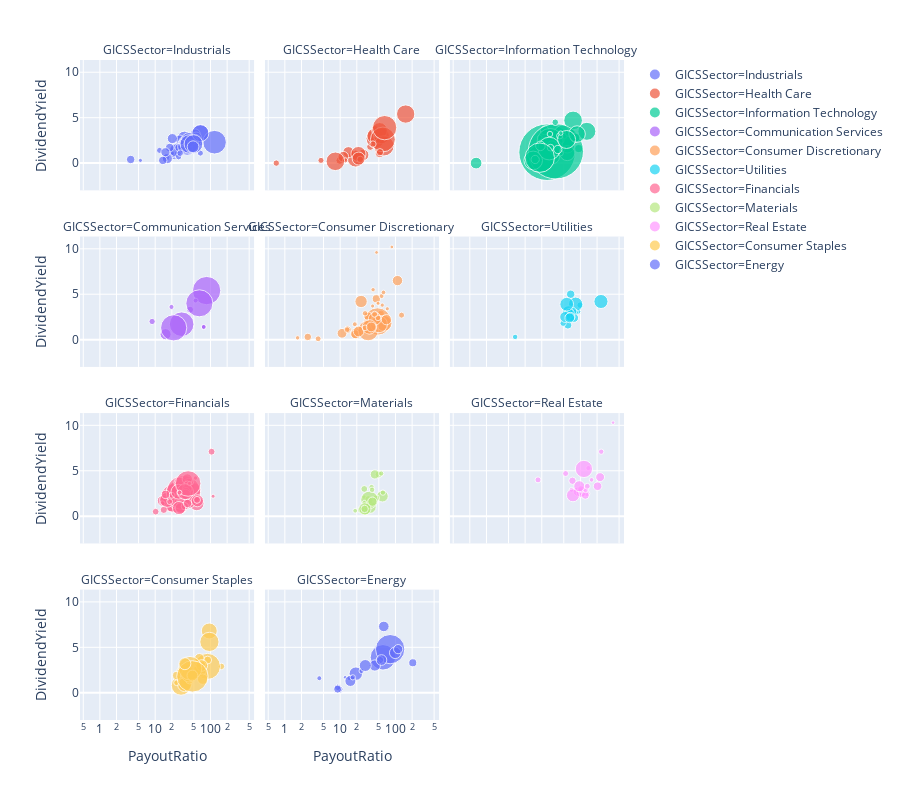

The notebook cell saved with this chart:
### Code cell
# dividend, payoutRatio, marketcap by sectors
px.scatter(fullDataNoOutliers, x='PayoutRatio', y='DividendYield', color='GICSSector', size='MarketCap',size_max=40,
          hover_name='Security', facet_col='GICSSector', facet_col_wrap=3, log_x=True, height = 800)

### Figure 1 — Plotly figure (JSON) as saved in the notebook; plotly's stock layout.template omitted (floating-point values rounded to 4 significant figures)
{"data": [{"hoverlabel": {"namelength": 0}, "hovertemplate": "<b>%{hovertext}</b><br><br>GICSSector=Industrials<br>PayoutRatio=%{x}<br>DividendYield=%{y}<br>MarketCap=%{marker.size}", "hovertext": ["3M Company", "Alaska Air Group Inc", "Allegion", "American Airlines Group", "AMETEK Inc.", "A.O. Smith Corp", "Arconic Inc.", "Boeing Company", "C. H. Robinson Worldwide", "Caterpillar Inc.", "CSX Corp.", "Cummins Inc.", "Deere & Co.", "Delta Air Lines Inc.", "Dover Corp.", "Eaton Corporation", "Emerson Electric Company", "Expeditors", "Fastenal Co", "Flowserve Corporation", "Fortive Corp", "Fortune Brands Home & Security", "General Dynamics", "Grainger (W.W.) Inc.", "Honeywell Int'l Inc.", "Huntington Ingalls Industries", "Illinois Tool Works", "Ingersoll-Rand PLC", "Kansas City Southern", "Lockheed Martin Corp.", "Masco Corp.", "Northrop Grumman Corp.", "PACCAR Inc.", "Parker-Hannifin", "Pentair plc", "Quanta Services Inc.", "Raytheon Co.", "Republic Services Inc", "Robert Half International", "Rockwell Automation Inc.", "Rollins Inc.", "Roper Technologies", "Snap-on", "Southwest Airlines", "Stanley Black & Decker", "Union Pacific", "United Parcel Service", "United Technologies", "Verisk Analytics", "Wabtec Corporation", "Waste Management Inc.", "Xylem Inc."], "legendgroup": "GICSSector=Industrials", "marker": {"color": "#636efa", "size": [97084, 8494, 9745, 12596, 20322, 7035, 11990, 191602, 12054, 76140, 57676, 27642, 55102, 34801, 15022, 35557, 43401, 12798, 21595, 6348, 24272, 8166, 50131, 17050, 122208, 8976, 52283, 28682, 14572, 105359, 12738, 59760, 26015, 24092, 6968, 5866, 56687, 27828, 6570, 20153, 12618, 34832, 9105, 28617, 23312, 119791, 98952, 120730, 24301, 13518, 48095, 14690], "sizemode": "area", "sizeref": 686.9, "symbol": "circle"}, "mode": "markers", "name": "GICSSector=Industrials", "showlegend": true, "type": "scatter", "x": [66.3, 32.7, 20.7, 12, 15.6, 33.5, 22.1, 118.4, 38.9, 34, 22.3, 27.7, 28.5, 20.4, 43.1, 53, 55, 25.8, 62.3, 48.1, 3.6, 29, 34.2, 37.4, 37.8, 20.4, 53.4, 36.3, 25.2, 41.5, 19.6, 23.9, 18.3, 27.1, 34.7, 5.4, 33.3, 46.2, 30.7, 44.4, 65.7, 16.6, 30.2, 15.3, 55.3, 41.4, 65.6, 49.2, 13.7, 26.5, 48.4, 28.3], "xaxis": "x10", "y": [3.3, 1.9, 0.9, 1.4, 0.6, 1.7, 0.7, 2.3, 2.2, 2.7, 1.3, 2.6, 1.7, 2.7, 1.9, 3.2, 2.8, 1.3, 2.3, 1.6, 0.4, 1.4, 2.3, 1.8, 1.9, 1.5, 2.5, 1.8, 1, 2.4, 1.1, 1.4, 1.7, 1.7, 1.7, 0.3, 1.8, 1.7, 2.1, 2.2, 1.1, 0.5, 2.3, 1.2, 1.7, 2.1, 3.3, 2.1, 0.3, 0.7, 1.8, 1.1], "yaxis": "y10"}, {"hoverlabel": {"namelength": 0}, "hovertemplate": "<b>%{hovertext}</b><br><br>GICSSector=Health Care<br>PayoutRatio=%{x}<br>DividendYield=%{y}<br>MarketCap=%{marker.size}", "hovertext": ["AbbVie Inc.", "Agilent Technologies Inc", "AmerisourceBergen Corp", "Amgen Inc.", "Baxter International Inc.", "Bristol-Myers Squibb", "Cardinal Health Inc.", "Cerner", "The Cooper Companies", "CVS Health", "Danaher Corp.", "Gilead Sciences", "HCA Holdings", "Humana Inc.", "McKesson Corp.", "Medtronic plc", "Merck & Co.", "PerkinElmer", "Pfizer Inc.", "Quest Diagnostics", "ResMed", "Stryker Corp.", "Teleflex Inc", "Thermo Fisher Scientific", "Universal Health Services, Inc.", "Zoetis"], "legendgroup": "GICSSector=Health Care", "marker": {"color": "#EF553B", "size": [114951, 23203, 17843, 121931, 44903, 89591, 14626, 21513, 13989, 85312, 99319, 84320, 42708, 39204, 27007, 141170, 212178, 9425, 203376, 13860, 18221, 78523, 14871, 118913, 12792, 58166], "sizemode": "area", "sizeref": 686.9, "symbol": "circle"}, "mode": "markers", "name": "GICSSector=Health Care", "showlegend": true, "type": "scatter", "x": [153, 19, 35, 43.6, 26.1, 42.8, 42.2, 9.9, 0.7, 56, 19.1, 51.6, 14.1, 11.4, 51.7, 61.9, 59.2, 12.3, 63.7, 39.2, 52.4, 21.4, 23.1, 8.2, 4.5, 21.6], "xaxis": "x11", "y": [5.4, 0.9, 1.8, 2.7, 0.9, 3, 3.8, 0.3, 0, 3, 0.5, 3.6, 1.2, 0.7, 1.1, 1.9, 2.6, 0.3, 3.9, 2.1, 1.2, 1, 0.4, 0.2, 0.3, 0.5], "yaxis": "y11"}, {"hoverlabel": {"namelength": 0}, "hovertemplate": "<b>%{hovertext}</b><br><br>GICSSector=Information Technology<br>PayoutRatio=%{x}<br>DividendYield=%{y}<br>MarketCap=%{marker.size}", "hovertext": ["Accenture plc", "Alliance Data Systems", "Amphenol Corp", "Analog Devices, Inc.", "Apple Inc.", "Applied Materials Inc.", "Automatic Data Processing", "Broadcom", "Broadridge Financial Solutions", "Cisco Systems", "Citrix Systems", "Cognizant Technology Solutions", "Corning Inc.", "DXC Technology", "Fidelity National Information Services", "FLIR Systems", "Global Payments Inc.", "HP Inc.", "Intel Corp.", "International Business Machines", "Intuit Inc.", "Jack Henry & Associates Inc", "Juniper Networks", "KLA-Tencor Corp.", "Lam Research", "Mastercard Inc.", "Maxim Integrated Products Inc", "Microchip Technology", "Microsoft Corp.", "Motorola Solutions Inc.", "NetApp", "Nvidia Corporation", "Oracle Corp.", "Paychex Inc.", "QUALCOMM Inc.", "Seagate Technology", "Skyworks Solutions", "TE Connectivity Ltd.", "Texas Instruments", "Total System Services", "Visa Inc.", "Western Union Co", "Xerox", "Xilinx"], "legendgroup": "GICSSector=Information Technology", "marker": {"color": "#00cc96", "size": [117278, 6323, 30217, 38998, 1098974, 46677, 69409, 111194, 14089, 199740, 13570, 33330, 23488, 7329, 77888, 7227, 46888, 25370, 229119, 119043, 66571, 10656, 8631, 25151, 33772, 264647, 15316, 22135, 1047883, 28162, 13325, 118809, 177682, 30092, 93897, 14818, 15331, 31423, 111054, 23587, 297822, 10393, 6788, 23701], "sizemode": "area", "sizeref": 686.9, "symbol": "circle"}, "mode": "markers", "name": "GICSSector=Information Technology", "showlegend": true, "type": "scatter", "x": [39, 14.8, 23.8, 49.9, 25, 27, 58, 130.8, 46.6, 51.7, 26.5, 22.1, 42.6, 18.4, 57.7, 32.3, 1.3, 22.6, 28.2, 73.7, 31.4, 43.7, 51.9, 39.7, 30.6, 19, 61, 92.9, 36, 35.5, 42.2, 14, 27.3, 80.4, 87, 35.1, 28.8, 18.9, 56.2, 15.2, 18.4, 28.1, 44.1, 39], "xaxis": "x12", "y": [1.6, 1.9, 0.9, 1.9, 1.2, 1.6, 1.9, 3.5, 1.6, 2.9, 1, 1.3, 2.5, 2.8, 1.1, 1.2, 0, 3.6, 2.4, 4.7, 0.7, 1.1, 3, 1.9, 1.9, 0.5, 3.3, 1.6, 1.3, 1.3, 3, 0.3, 1.6, 2.8, 3.2, 4.5, 1.7, 1.9, 2.6, 0.4, 0.6, 3.2, 3.3, 1.5], "yaxis": "y12"}, {"hoverlabel": {"namelength": 0}, "hovertemplate": "<b>%{hovertext}</b><br><br>GICSSector=Communication Services<br>PayoutRatio=%{x}<br>DividendYield=%{y}<br>MarketCap=%{marker.size}", "hovertext": ["Activision Blizzard", "AT&T Inc.", "CBS Corp.", "Comcast Corp.", "Interpublic Group", "News Corp. Class A", "News Corp. Class B", "Omnicom Group", "Verizon Communications", "Viacom Inc.", "The Walt Disney Company"], "legendgroup": "GICSSector=Communication Services", "marker": {"color": "#ab63fa", "size": [42033, 275766, 13671, 207796, 8286, 8145, 8374, 16688, 251799, 8854, 236214], "sizemode": "area", "sizeref": 686.9, "symbol": "circle"}, "mode": "markers", "name": "GICSSector=Communication Services", "showlegend": true, "type": "scatter", "x": [15.4, 85.1, 8.8, 30.1, 53.9, 75.4, 75.4, 42.7, 62.9, 19.7, 21.6], "xaxis": "x7", "y": [0.6, 5.4, 2, 1.7, 4.3, 1.4, 1.4, 3.3, 4, 3.6, 1.3], "yaxis": "y7"}, {"hoverlabel": {"namelength": 0}, "hovertemplate": "<b>%{hovertext}</b><br><br>GICSSector=Consumer Discretionary<br>PayoutRatio=%{x}<br>DividendYield=%{y}<br>MarketCap=%{marker.size}", "hovertext": ["Advance Auto Parts", "Aptiv Plc", "Best Buy Co. Inc.", "Block H&R", "BorgWarner", "Carnival Corp.", "D. R. Horton", "Darden Restaurants", "Dollar General", "eBay Inc.", "Expedia Group", "Ford Motor", "Gap Inc.", "Garmin Ltd.", "General Motors", "Genuine Parts", "Hanesbrands Inc", "Harley-Davidson", "Hasbro Inc.", "Hilton Worldwide Holdings Inc", "Home Depot", "Kohl's Corp.", "L Brands Inc.", "Leggett & Platt", "Lennar Corp.", "Lowe's Cos.", "Macy's Inc.", "Marriott Int'l.", "Nike", "Nordstrom", "Polo Ralph Lauren Corp.", "Pulte Homes Inc.", "PVH Corp.", "Ross Stores", "Royal Caribbean Cruises Ltd", "Starbucks Corp.", "Tapestry, Inc.", "Target Corp.", "Tiffany & Co.", "TJX Companies Inc.", "Tractor Supply Company", "V.F. Corp.", "Whirlpool Corp.", "Wynn Resorts Ltd", "Yum! Brands Inc"], "legendgroup": "GICSSector=Consumer Discretionary", "marker": {"color": "#FFA15A", "size": [11787, 22895, 18995, 4939, 8256, 23181, 20077, 13535, 41896, 32879, 20263, 36747, 6598, 16457, 52269, 15227, 5846, 6200, 12544, 27472, 256998, 8475, 4872, 5899, 19587, 86063, 4840, 40672, 144114, 5677, 7502, 10922, 6802, 39750, 22984, 99039, 7469, 56897, 11165, 72372, 11344, 36429, 10301, 12468, 33249], "sizemode": "area", "sizeref": 686.9, "symbol": "circle"}, "mode": "markers", "name": "GICSSector=Consumer Discretionary", "showlegend": true, "type": "scatter", "x": [4, 23.3, 33.8, 47.9, 18.4, 45.1, 13.6, 53.7, 19.5, 10.8, 30.8, 108.8, 39.4, 55.2, 23.9, 55, 38.6, 57.7, 128.9, 18.7, 47.4, 56.1, 86.1, 71.2, 2.6, 62.1, 45.5, 38.8, 32.1, 48.5, 46.7, 13.4, 1.7, 21.6, 31.7, 50.3, 60.7, 42.3, 48.3, 33.8, 28.2, 68.6, 28.2, 42, 36.4], "xaxis": "x8", "y": [0.1, 1, 2.6, 4.1, 1.7, 4.5, 1.1, 2.8, 0.7, 0.7, 0.9, 6.5, 5.5, 2.5, 4.2, 2.9, 3.7, 3.8, 2.7, 0.6, 2, 4.8, 10.2, 3.4, 0.3, 1.8, 9.6, 1.4, 1, 4, 2.6, 1.1, 0.2, 0.9, 2.6, 1.7, 5.2, 2.3, 2.4, 1.4, 1.3, 2.2, 2.9, 2.8, 1.4], "yaxis": "y8"}, {"hoverlabel": {"namelength": 0}, "hovertemplate": "<b>%{hovertext}</b><br><br>GICSSector=Utilities<br>PayoutRatio=%{x}<br>DividendYield=%{y}<br>MarketCap=%{marker.size}", "hovertext": ["AES Corp", "Alliant Energy Corp", "Ameren Corp", "American Electric Power", "American Water Works Company Inc", "Atmos Energy Corp", "CenterPoint Energy", "CMS Energy", "Consolidated Edison", "Dominion Energy", "DTE Energy Co.", "Duke Energy", "Entergy Corp.", "Evergy", "Eversource Energy", "Exelon Corp.", "FirstEnergy Corp", "NRG Energy", "Pinnacle West Capital", "PPL Corp.", "Public Serv. Enterprise Inc.", "Sempra Energy", "Southern Co.", "Wec Energy Group Inc", "Xcel Energy Inc"], "legendgroup": "GICSSector=Utilities", "marker": {"color": "#19d3f3", "size": [11371, 12740, 18941, 46633, 22028, 13357, 14865, 17960, 31121, 67988, 23704, 70069, 23988, 14947, 27849, 44352, 26140, 10276, 10573, 23964, 31723, 40633, 64751, 29382, 33187], "sizemode": "area", "sizeref": 686.9, "symbol": "circle"}, "mode": "markers", "name": "GICSSector=Utilities", "showlegend": true, "type": "scatter", "x": [90.3, 63.8, 58, 65.7, 59.4, 48.6, 98.9, 71.8, 68.8, 235.2, 61.2, 81.9, 70, 79.9, 76.7, 60.3, 71.2, 6.6, 64.8, 66.7, 63.4, 52.9, 56.5, 65.9, 64.1], "xaxis": "x9", "y": [3.1, 2.6, 2.4, 2.8, 1.6, 1.8, 3.8, 2.3, 3.1, 4.2, 2.9, 3.9, 3, 3, 2.4, 3.1, 3.1, 0.3, 3.1, 5, 2.9, 2.5, 3.9, 2.5, 2.4], "yaxis": "y9"}, {"hoverlabel": {"namelength": 0}, "hovertemplate": "<b>%{hovertext}</b><br><br>GICSSector=Financials<br>PayoutRatio=%{x}<br>DividendYield=%{y}<br>MarketCap=%{marker.size}", "hovertext": ["AFLAC Inc", "Allstate Corp", "American Express Co", "Ameriprise Financial", "Aon plc", "Arthur J. Gallagher & Co.", "Assurant", "Bank of America Corp", "The Bank of New York Mellon Corp.", "BB&T Corporation", "BlackRock", "Capital One Financial", "Cboe Global Markets", "Charles Schwab Corporation", "Chubb Limited", "Cincinnati Financial", "Citigroup Inc.", "Citizens Financial Group", "CME Group Inc.", "Comerica Inc.", "Discover Financial Services", "E*Trade", "Everest Re Group Ltd.", "Fifth Third Bancorp", "First Republic Bank", "Franklin Resources", "Goldman Sachs Group", "Hartford Financial Svc.Gp.", "Huntington Bancshares", "Intercontinental Exchange", "Invesco Ltd.", "Jefferies Financial Group", "JPMorgan Chase & Co.", "KeyCorp", "Lincoln National", "Loews Corp.", "M&T Bank Corp.", "Marsh & McLennan", "MetLife Inc.", "Moody's Corp", "Morgan Stanley", "MSCI Inc", "Nasdaq, Inc.", "Northern Trust Corp.", "People's United Financial", "Principal Financial Group", "Prudential Financial", "Raymond James Financial Inc.", "Regions Financial Corp.", "S&P Global, Inc.", "State Street Corp.", "SunTrust Banks", "Synchrony Financial", "T. Rowe Price Group", "The Travelers Companies Inc.", "U.S. Bancorp", "Unum Group", "Wells Fargo", "Willis Towers Watson", "Zions Bancorp"], "legendgroup": "GICSSector=Financials", "marker": {"color": "#FF6692", "size": [38847, 35611, 96648, 18775, 45149, 16774, 7734, 292466, 44050, 40982, 70649, 43642, 12735, 54078, 68435, 18613, 163668, 16086, 72417, 9823, 25624, 9805, 10156, 20542, 17950, 14042, 75982, 20924, 15017, 52079, 16236, 5727, 400069, 18289, 12373, 15451, 21096, 50119, 43591, 40104, 75878, 18492, 16684, 21523, 6754, 15983, 36811, 11650, 16243, 60075, 24560, 30645, 23280, 25530, 34412, 89160, 6106, 224403, 23834, 8483], "sizemode": "area", "sizeref": 686.9, "symbol": "circle"}, "mode": "markers", "name": "GICSSector=Financials", "showlegend": true, "type": "scatter", "x": [25.7, 24.7, 19.3, 26.7, 29.3, 44.9, 40.1, 23, 29.7, 41.4, 49.8, 13.8, 34.2, 23.5, 35.8, 29.1, 24.6, 31.5, 56.4, 32.7, 18.5, 13.5, 43.2, 29.5, 14.3, 37.3, 16.4, 26.5, 43.8, 28.9, 104.6, 111.4, 32.5, 42.7, 20, 10.2, 28.7, 58, 27.7, 28.8, 26.3, 34.4, 57.1, 34.6, 53.4, 40.1, 38.1, 18.3, 38.1, 27, 37.7, 37.5, 15.4, 36.2, 35.5, 35.1, 41.8, 39.4, 38.4, 27.5], "xaxis": "x4", "y": [2, 1.8, 1.4, 2.6, 0.9, 1.9, 1.9, 2, 2.5, 3.1, 2.9, 1.7, 1.1, 1.5, 2, 1.9, 2.6, 3.3, 1.4, 4, 2, 1.4, 2.2, 3.3, 0.7, 3.6, 1.8, 2.1, 3.9, 1.1, 7.1, 2.2, 2.6, 3.8, 2.3, 0.5, 2.5, 1.7, 3.7, 0.9, 2.7, 1.1, 1.8, 2.3, 4.2, 3.8, 4.1, 1.6, 3.5, 0.9, 2.9, 3, 2.4, 2.7, 2.4, 2.7, 3.6, 3.6, 1.4, 2.6], "yaxis": "y4"}, {"hoverlabel": {"namelength": 0}, "hovertemplate": "<b>%{hovertext}</b><br><br>GICSSector=Materials<br>PayoutRatio=%{x}<br>DividendYield=%{y}<br>MarketCap=%{marker.size}", "hovertext": ["Air Products & Chemicals Inc", "Albemarle Corp", "Ball Corp", "Celanese Corp.", "CF Industries Holdings Inc", "Eastman Chemical", "Ecolab Inc.", "FMC Corporation", "Freeport-McMoRan Inc.", "International Paper", "Linde plc", "LyondellBasell", "Martin Marietta Materials", "The Mosaic Company", "Nucor Corp.", "Packaging Corporation of America", "PPG Industries", "Sealed Air", "Sherwin-Williams", "Vulcan Materials", "WestRock"], "legendgroup": "GICSSector=Materials", "marker": {"color": "#B6E880", "size": [46287, 7149, 23598, 15066, 10003, 10249, 54198, 10764, 14697, 17045, 104712, 29572, 16487, 7782, 16058, 10418, 29411, 6442, 52020, 19114, 9843], "sizemode": "area", "sizeref": 686.9, "symbol": "circle"}, "mode": "markers", "name": "GICSSector=Materials", "showlegend": true, "type": "scatter", "x": [58.2, 27.3, 28.8, 32.2, 59.3, 37, 34.5, 35.1, 45, 49.7, 33.9, 42.4, 23.8, 18.7, 27.3, 37.8, 38.3, 27.4, 28, 27.7, 55.1], "xaxis": "x5", "y": [2.2, 2.1, 0.6, 1.9, 2.6, 3.2, 1, 1.7, 2, 4.6, 1.8, 4.6, 0.7, 0.6, 3, 2.9, 1.6, 1.5, 0.8, 0.8, 4.7], "yaxis": "y5"}, {"hoverlabel": {"namelength": 0}, "hovertemplate": "<b>%{hovertext}</b><br><br>GICSSector=Real Estate<br>PayoutRatio=%{x}<br>DividendYield=%{y}<br>MarketCap=%{marker.size}", "hovertext": ["Alexandria Real Estate Equities", "Apartment Investment & Management", "AvalonBay Communities, Inc.", "Boston Properties", "Duke Realty Corp", "Equity Residential", "Essex Property Trust, Inc.", "Extra Space Storage", "Federal Realty Investment Trust", "HCP Inc.", "Host Hotels & Resorts", "Iron Mountain Incorporated", "Kimco Realty", "Macerich", "Prologis", "Public Storage", "Realty Income Corporation", "Regency Centers Corporation", "Simon Property Group Inc", "SL Green Realty", "Ventas Inc", "Vornado Realty Trust"], "legendgroup": "GICSSector=Real Estate", "marker": {"color": "#FF97FF", "size": [17980, 8143, 30938, 20243, 12465, 32575, 21581, 15666, 10585, 18627, 12298, 9847, 8976, 4389, 57981, 41976, 25553, 11634, 102532, 7290, 27265, 12347], "sizemode": "area", "sizeref": 686.9, "symbol": "circle"}, "mode": "markers", "name": "GICSSector=Real Estate", "showlegend": true, "type": "scatter", "x": [110.4, 69, 90.5, 111.1, 131.2, 103.2, 122.5, 102.5, 123.6, 71.8, 54, 237.5, 139.2, 389.7, 73.3, 95.4, 204.4, 133.1, 115.6, 159.2, 227, 17.1], "xaxis": "x6", "y": [2.5, 2.9, 2.7, 2.9, 2.5, 2.6, 2.3, 3, 2.9, 3.9, 4.7, 7.1, 5.3, 10.3, 2.3, 3.3, 3.3, 3.3, 5.2, 4, 4.3, 4], "yaxis": "y6"}, {"hoverlabel": {"namelength": 0}, "hovertemplate": "<b>%{hovertext}</b><br><br>GICSSector=Consumer Staples<br>PayoutRatio=%{x}<br>DividendYield=%{y}<br>MarketCap=%{marker.size}", "hovertext": ["Altria Group Inc", "Archer-Daniels-Midland Co", "Brown-Forman Corp.", "Campbell Soup", "Church & Dwight", "The Clorox Company", "Coca-Cola Company", "Colgate-Palmolive", "Conagra Brands", "Constellation Brands", "Costco Wholesale Corp.", "Estee Lauder Cos.", "General Mills", "The Hershey Company", "Hormel Foods Corp.", "JM Smucker", "Kellogg Co.", "Kimberly-Clark", "Kroger Co.", "Lamb Weston Holdings Inc", "McCormick & Co.", "Molson Coors Brewing Company", "Mondelez International", "PepsiCo Inc.", "Philip Morris International", "Sysco Corp.", "Tyson Foods", "Walmart", "Walgreens Boots Alliance"], "legendgroup": "GICSSector=Consumer Staples", "marker": {"color": "#FECB52", "size": [87333, 22685, 30896, 14396, 18601, 18800, 233642, 57949, 13436, 37855, 130718, 67132, 30932, 31376, 21775, 12295, 21190, 46222, 20024, 10926, 21327, 12862, 75929, 191664, 127236, 40366, 22837, 339464, 49275], "sizemode": "area", "sizeref": 686.9, "symbol": "circle"}, "mode": "markers", "name": "GICSSector=Consumer Staples", "showlegend": true, "type": "scatter", "x": [95, 58.5, 38.2, 157.8, 36.3, 61.3, 87.9, 64.2, 59.5, 72.2, 29.3, 34, 62.9, 48.4, 44.3, 72.8, 88.9, 69.7, 28.3, 24.3, 41.9, 39.6, 40.8, 42.7, 95.6, 47.1, 24.4, 47.1, 34.4], "xaxis": "x", "y": [6.8, 3.4, 1, 2.9, 1.2, 2.6, 2.9, 2.5, 3.1, 1.5, 0.8, 0.9, 3.8, 1.9, 2, 3.2, 3.6, 3, 2.3, 1.1, 1.4, 2.8, 2, 2.7, 5.6, 1.9, 1.9, 1.8, 3.2], "yaxis": "y"}, {"hoverlabel": {"namelength": 0}, "hovertemplate": "<b>%{hovertext}</b><br><br>GICSSector=Energy<br>PayoutRatio=%{x}<br>DividendYield=%{y}<br>MarketCap=%{marker.size}", "hovertext": ["Baker Hughes, a GE Company", "Cabot Oil & Gas", "Chevron Corp.", "Cimarex Energy", "Concho Resources", "ConocoPhillips", "Devon Energy", "Diamondback Energy", "EOG Resources", "Exxon Mobil Corp.", "Halliburton Co.", "HollyFrontier Corp", "Kinder Morgan", "Marathon Oil Corp.", "Marathon Petroleum", "Occidental Petroleum", "ONEOK", "Phillips 66", "Pioneer Natural Resources", "Valero Energy"], "legendgroup": "GICSSector=Energy", "marker": {"color": "#636efa", "size": [22348, 7748, 223975, 4521, 13158, 62445, 8609, 14210, 41750, 295119, 17702, 9155, 46181, 9656, 43363, 38391, 29283, 48941, 21829, 38891], "sizemode": "area", "sizeref": 686.9, "symbol": "circle"}, "mode": "markers", "name": "GICSSector=Energy", "showlegend": true, "type": "scatter", "x": [205.7, 14.7, 59.4, 12.3, 9.9, 19.2, 4.2, 9, 15.3, 80.2, 53, 24.4, 99.1, 16.9, 42.3, 61.6, 111.9, 28.4, 9, 55.9], "xaxis": "x2", "y": [3.3, 1.6, 3.9, 1.7, 0.4, 2.1, 1.6, 0.6, 1.3, 4.8, 3.6, 2.4, 4.4, 1.7, 3, 7.3, 4.8, 3, 0.4, 3.6], "yaxis": "y2"}], "layout": {"annotations": [{"font": {}, "showarrow": false, "text": "GICSSector=Consumer Staples", "x": 0.16, "xanchor": "center", "xref": "paper", "y": 0.1975, "yanchor": "bottom", "yref": "paper"}, {"font": {}, "showarrow": false, "text": "GICSSector=Energy", "x": 0.5, "xanchor": "center", "xref": "paper", "y": 0.1975, "yanchor": "bottom", "yref": "paper"}, {"font": {}, "showarrow": false, "text": "GICSSector=Financials", "x": 0.16, "xanchor": "center", "xref": "paper", "y": 0.465, "yanchor": "bottom", "yref": "paper"}, {"font": {}, "showarrow": false, "text": "GICSSector=Materials", "x": 0.5, "xanchor": "center", "xref": "paper", "y": 0.465, "yanchor": "bottom", "yref": "paper"}, {"font": {}, "showarrow": false, "text": "GICSSector=Real Estate", "x": 0.84, "xanchor": "center", "xref": "paper", "y": 0.465, "yanchor": "bottom", "yref": "paper"}, {"font": {}, "showarrow": false, "text": "GICSSector=Communication Services", "x": 0.16, "xanchor": "center", "xref": "paper", "y": 0.7325, "yanchor": "bottom", "yref": "paper"}, {"font": {}, "showarrow": false, "text": "GICSSector=Consumer Discretionary", "x": 0.5, "xanchor": "center", "xref": "paper", "y": 0.7325, "yanchor": "bottom", "yref": "paper"}, {"font": {}, "showarrow": false, "text": "GICSSector=Utilities", "x": 0.84, "xanchor": "center", "xref": "paper", "y": 0.7325, "yanchor": "bottom", "yref": "paper"}, {"font": {}, "showarrow": false, "text": "GICSSector=Industrials", "x": 0.16, "xanchor": "center", "xref": "paper", "y": 1, "yanchor": "bottom", "yref": "paper"}, {"font": {}, "showarrow": false, "text": "GICSSector=Health Care", "x": 0.5, "xanchor": "center", "xref": "paper", "y": 1, "yanchor": "bottom", "yref": "paper"}, {"font": {}, "showarrow": false, "text": "GICSSector=Information Technology", "x": 0.84, "xanchor": "center", "xref": "paper", "y": 1, "yanchor": "bottom", "yref": "paper"}], "height": 800, "legend": {"itemsizing": "constant", "tracegroupgap": 0}, "margin": {"t": 60}, "xaxis": {"anchor": "y", "domain": [0, 0.32], "title": {"text": "PayoutRatio"}, "type": "log"}, "xaxis10": {"anchor": "y10", "domain": [0, 0.32], "matches": "x", "showticklabels": false, "type": "log"}, "xaxis11": {"anchor": "y11", "domain": [0.34, 0.66], "matches": "x", "showticklabels": false, "type": "log"}, "xaxis12": {"anchor": "y12", "domain": [0.68, 1.0], "matches": "x", "showticklabels": false, "type": "log"}, "xaxis2": {"anchor": "y2", "domain": [0.34, 0.66], "matches": "x", "title": {"text": "PayoutRatio"}, "type": "log"}, "xaxis3": {"anchor": "y3", "domain": [0.68, 1.0], "matches": "x", "title": {"text": "PayoutRatio"}, "type": "log"}, "xaxis4": {"anchor": "y4", "domain": [0, 0.32], "matches": "x", "showticklabels": false, "type": "log"}, "xaxis5": {"anchor": "y5", "domain": [0.34, 0.66], "matches": "x", "showticklabels": false, "type": "log"}, "xaxis6": {"anchor": "y6", "domain": [0.68, 1.0], "matches": "x", "showticklabels": false, "type": "log"}, "xaxis7": {"anchor": "y7", "domain": [0, 0.32], "matches": "x", "showticklabels": false, "type": "log"}, "xaxis8": {"anchor": "y8", "domain": [0.34, 0.66], "matches": "x", "showticklabels": false, "type": "log"}, "xaxis9": {"anchor": "y9", "domain": [0.68, 1.0], "matches": "x", "showticklabels": false, "type": "log"}, "yaxis": {"anchor": "x", "domain": [0, 0.1975], "title": {"text": "DividendYield"}}, "yaxis10": {"anchor": "x10", "domain": [0.8025, 1], "matches": "y", "title": {"text": "DividendYield"}}, "yaxis11": {"anchor": "x11", "domain": [0.8025, 1], "matches": "y", "showticklabels": false}, "yaxis12": {"anchor": "x12", "domain": [0.8025, 1], "matches": "y", "showticklabels": false}, "yaxis2": {"anchor": "x2", "domain": [0, 0.1975], "matches": "y", "showticklabels": false}, "yaxis3": {"anchor": "x3", "domain": [0, 0.1975], "matches": "y", "showticklabels": false}, "yaxis4": {"anchor": "x4", "domain": [0.2675, 0.465], "matches": "y", "title": {"text": "DividendYield"}}, "yaxis5": {"anchor": "x5", "domain": [0.2675, 0.465], "matches": "y", "showticklabels": false}, "yaxis6": {"anchor": "x6", "domain": [0.2675, 0.465], "matches": "y", "showticklabels": false}, "yaxis7": {"anchor": "x7", "domain": [0.535, 0.7325], "matches": "y", "title": {"text": "DividendYield"}}, "yaxis8": {"anchor": "x8", "domain": [0.535, 0.7325], "matches": "y", "showticklabels": false}, "yaxis9": {"anchor": "x9", "domain": [0.535, 0.7325], "matches": "y", "showticklabels": false}}}
